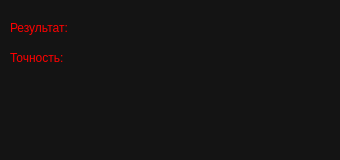
<?xml version="1.0" encoding="UTF-8"?>
<ui version="4.0">
 <class>MainWindow</class>
 <widget class="QMainWindow" name="MainWindow">
  <property name="geometry">
   <rect>
    <x>0</x>
    <y>0</y>
    <width>340</width>
    <height>160</height>
   </rect>
  </property>
  <property name="minimumSize">
   <size>
    <width>340</width>
    <height>160</height>
   </size>
  </property>
  <property name="maximumSize">
   <size>
    <width>340</width>
    <height>160</height>
   </size>
  </property>
  <property name="windowTitle">
   <string>MainWindow</string>
  </property>
  <property name="styleSheet">
   <string notr="true">background: #141414;</string>
  </property>
  <widget class="QWidget" name="centralwidget">
   <widget class="QLabel" name="label">
    <property name="geometry">
     <rect>
      <x>10</x>
      <y>20</y>
      <width>111</width>
      <height>16</height>
     </rect>
    </property>
    <property name="styleSheet">
     <string notr="true">color: red;</string>
    </property>
    <property name="text">
     <string>Результат:</string>
    </property>
   </widget>
   <widget class="QLabel" name="label_2">
    <property name="geometry">
     <rect>
      <x>10</x>
      <y>50</y>
      <width>111</width>
      <height>16</height>
     </rect>
    </property>
    <property name="styleSheet">
     <string notr="true">color: red;</string>
    </property>
    <property name="text">
     <string>Точность:</string>
    </property>
   </widget>
   <widget class="QLabel" name="result_label">
    <property name="geometry">
     <rect>
      <x>140</x>
      <y>20</y>
      <width>140</width>
      <height>16</height>
     </rect>
    </property>
    <property name="styleSheet">
     <string notr="true">color: red;</string>
    </property>
    <property name="text">
     <string/>
    </property>
   </widget>
   <widget class="QLabel" name="accuracy_label">
    <property name="geometry">
     <rect>
      <x>140</x>
      <y>50</y>
      <width>140</width>
      <height>16</height>
     </rect>
    </property>
    <property name="styleSheet">
     <string notr="true">color: red;</string>
    </property>
    <property name="text">
     <string/>
    </property>
   </widget>
  </widget>
  <widget class="QStatusBar" name="statusbar"/>
 </widget>
 <resources/>
 <connections/>
</ui>
